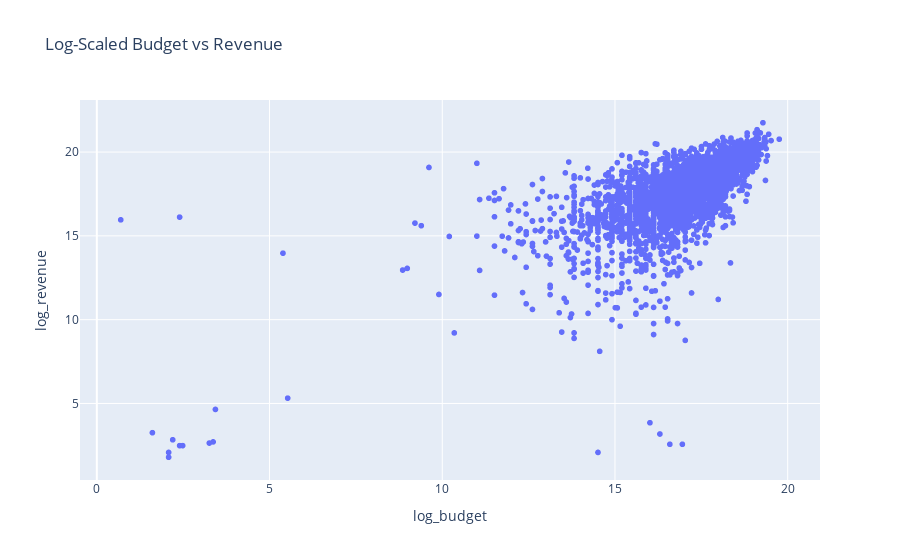

The cell this chart's notebook holds for it:
### Code cell
# Step 1: Filter out rows where budget or revenue is <= 0
df_log = df[(df['budget'] > 0) & (df['revenue'] > 0)].copy()

# Step 2: Apply log transformation
df_log['log_budget'] = np.log1p(df_log['budget'])
df_log['log_revenue'] = np.log1p(df_log['revenue'])

fig_log_budget_rev = px.scatter(
    df_log,
    x='log_budget',
    y='log_revenue',
    hover_data=['title_x'],
    title="Log-Scaled Budget vs Revenue"
)

fig_log_budget_rev.show()

### Figure 1 — Plotly figure (JSON) as saved in the notebook; plotly's stock layout.template omitted (floating-point values rounded to 4 significant figures; data arrays with more than 128 entries replaced by an {"elided": "..."} marker saying what was removed)
{"data": [{"customdata": {"elided": "3229x1 str values"}, "hovertemplate": "log_budget=%{x}<br>log_revenue=%{y}<br>title_x=%{customdata[0]}<extra></extra>", "legendgroup": "", "marker": {"color": "#636efa", "symbol": "circle"}, "mode": "markers", "name": "", "showlegend": false, "type": "scattergl", "x": {"elided": "3229 float values"}, "xaxis": "x", "y": {"elided": "3229 float values"}, "yaxis": "y"}], "layout": {"legend": {"tracegroupgap": 0}, "title": {"text": "Log-Scaled Budget vs Revenue"}, "xaxis": {"anchor": "y", "domain": [0, 1], "title": {"text": "log_budget"}}, "yaxis": {"anchor": "x", "domain": [0, 1], "title": {"text": "log_revenue"}}}}
